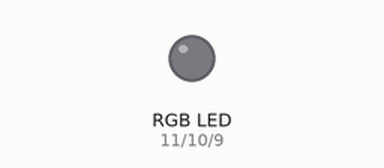
The sketch below on a simulated Arduino Uno, built with avr-gcc and run on an emulated ATmega328P. On the bench: an RGB LED mixed from three pins (HIGH = lit). Dim RGB values are drawn brighter than linear; random numbers use the default seed unless the sketch sets one.

Above: at 0.06 s.
At 25.19 s:
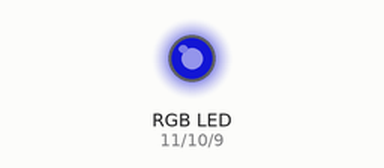
At 39.9 s:
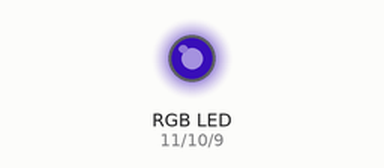
Timing chart, 0 to 40.0 s (numbered marks = the images above):
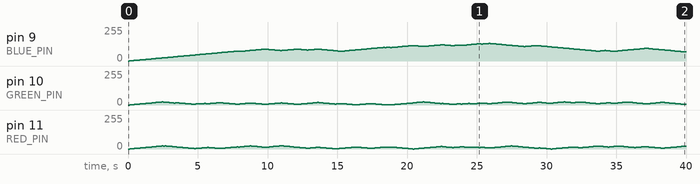

Measured:
- by itself, pin 9 (BLUE_PIN): 0/255 → 1/255 at 0.11 s, → 2/255 0.11 s later, → 3/255 0.11 s later, → 4/255 0.11 s later, … (380 changes in this stretch)
- by itself, pin 11 (RED_PIN): 0/255 → 1/255 at 0.13 s, → 2/255 0.11 s later, → 3/255 0.11 s later, → 4/255 0.11 s later, … (380 changes in this stretch)

The sketch:

STUFF2_copyright_GAMEZGAMES_.ino
```cpp
const int RED_PIN = 11;
const int GREEN_PIN = 10;
const int BLUE_PIN = 9;

int keep=0;
int keepG=0;
int keepR=0;

void setup()
{
  pinMode(RED_PIN, OUTPUT);
  pinMode(GREEN_PIN, OUTPUT);
  pinMode(BLUE_PIN, OUTPUT);
}


void loop()
{
  blueFade(keep, keepG, keepR);
}

void blueFade(int& keep, int& keepG, int& keepR)
{
  int blueLevel2 = random(0, 255);
  int greenLevel2 = random(0, 25);
  int redLevel2 = random(0, 25);

while (keep!=blueLevel2 && keepG!=greenLevel2 && keepR!=redLevel2)
{
///////////////////////////////////BLUE/////////////////////////////////////
  if (keep > blueLevel2)
  {
     analogWrite(BLUE_PIN, keep);
     delay(10);
     keep--;
  }

  else if (keep < blueLevel2)
  {
    analogWrite(BLUE_PIN, keep);
    delay(10);
    keep++;
  }

  else if (keep == blueLevel2)
  {
    analogWrite(BLUE_PIN, keep);
    delay(10);
  }

  ///////////////////////////////////GREEN/////////////////////////////////////
  if (keepG > greenLevel2)
  {
     analogWrite(GREEN_PIN, keepG);
     delay(10);
     keepG--;
  }

  else if (keepG < greenLevel2)
  {
    analogWrite(GREEN_PIN, keepG);
    delay(10);
    keepG++;
  }

  else if (keepG == greenLevel2)
  {
    analogWrite(GREEN_PIN, keepG);
    delay(10);
  }

  ///////////////////////////////////RED/////////////////////////////////////

  if (keepR > redLevel2)
  {
     analogWrite(RED_PIN, keepR);
     delay(10);
     keepR--;
  }

  else if (keepR < redLevel2)
  {
    analogWrite(RED_PIN, keepR);
    delay(10);
    keepR++;
  }

  else if (keepR == redLevel2)
  {
    analogWrite(RED_PIN, keepR);
    delay(10);
  }


 delay(75);
}
}
```
